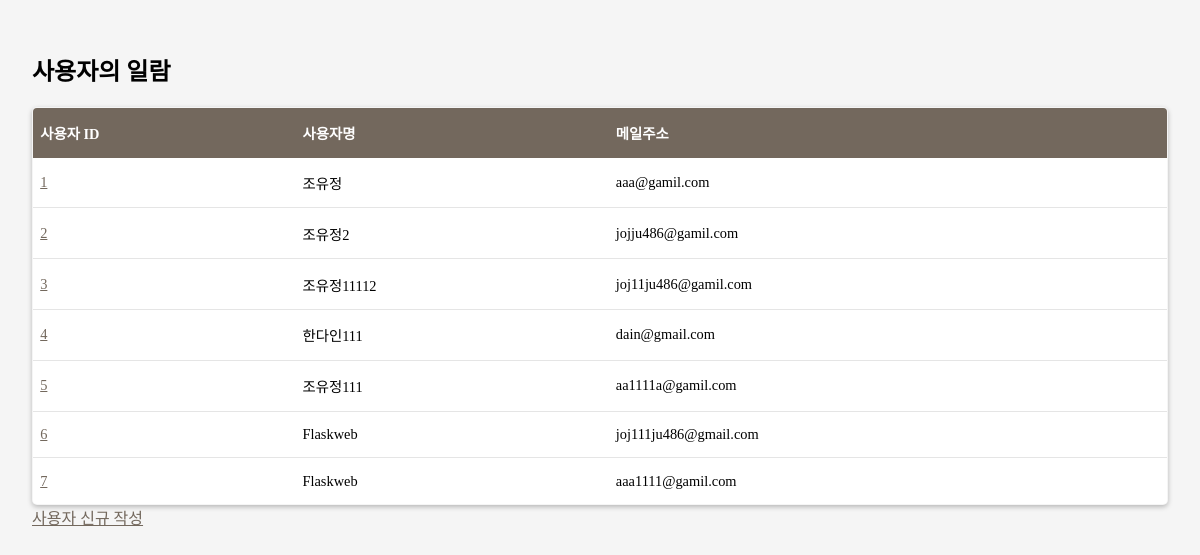
/auth/users, run on the app's committed database.
### apps/crud/models.py (models this page shows, shortened)
class UserTest(db.Model):
    __tablename__ = "users_test"
    id = db.Column(db.Integer, primary_key=True)
    username = db.Column(db.String, index=True)
    email = db.Column(db.String, unique=True, index=True)
    password_hash = db.Column(db.String)
    created_at = db.Column(db.DateTime, default=datetime.now)
    updated_at = db.Column(db.DateTime, default=datetime.now, onupdate=datetime.now)
    print("!!!!!!!!!!!!!!!!!!!!!!!!!!!!!!!!!!",id)
    @property
    def password(self):
        raise AttributeError("읽어 들일 수 없음")

### apps/auth/views.py (the view)
@auth.route('/users')
def users():
    users = UserTest.query.all()
    print(users)
    return render_template('auth/index.html',users=users)

### apps/auth/templates/auth/index.html (shortened to what this page needs)
<!DOCTYPE html>
<html lang="ko">
    <head>
        <link rel="stylesheet" href="{{url_for('auth.static',filename='style.css')}}" />
    </head>
    <body>
        <h2>사용자의 일람</h2>
        <table>
            <thead>
            <tr>
                <th>사용자 ID</th>
                <th>사용자명</th>
                <th>메일주소</th>
            </tr>
            </thead>
            <tbody>
                {% for i in users %}
                <tr>
                    <td><a href="{{url_for('auth.edit_user',user_id=i.id)}}">{{ i.id }}</a></td>
                    <td>{{ i.username }}</td>
                    <td>{{ i.email }}</td>
                </tr>
                {% endfor %}
            </tbody>
        </table>
        <label for="terms"><a href="{{ url_for('auth.create_user')}}">사용자 신규 작성</a></label>
    </body>
</html>

### apps/auth/static/style.css (style rules this page uses)
body { padding: 1.5em; background: #f5f5f5 }
table { border: 1px #a39485 solid; font-size: .9em; box-shadow: 0 2px 5px rgba(0, 0, 0, .25); width: 100%; border-collapse: collapse; border-radius: 5px; overflow: hidden; }
th { text-align: left; }
thead { font-weight: bold; color: #fff; background: #73685d; }
td, th { padding: 1em .5em; vertical-align: middle; }
td { border-bottom: 1px solid rgba(0, 0, 0, .1); background: #fff; }
a { color: #73685d; }

### data on the page
UserTest: id "1", username "조유정", email "aaa@gamil.com"
UserTest: id "2", username "조유정2", email "jojju486@gamil.com"
UserTest: id "3", username "조유정11112", email "joj11ju486@gamil.com"
UserTest: id "4", username "한다인111", email "dain@gmail.com"
UserTest: id "5", username "조유정111", email "aa1111a@gamil.com"
UserTest: id "6", username "Flaskweb", email "joj111ju486@gmail.com"
UserTest: id "7", username "Flaskweb", email "aaa1111@gamil.com"
